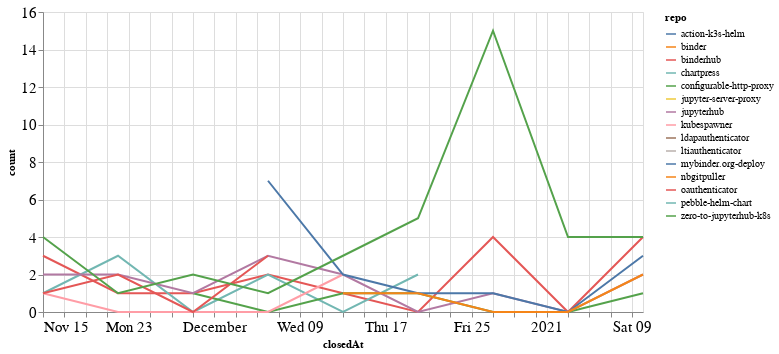

Notebook code for this chart:
### Code cell
closed_by_time = closed_by.groupby('repo').resample('W', on='closedAt').count()['author'].reset_index()
closed_by_time = closed_by_time.rename(columns={'author': 'count'})

alt.Chart(closed_by_time, width=600).mark_line().encode(
    x='closedAt',
    y='count',
    color='repo',
    tooltip="repo"
)

### Figure 1 — Vega-Lite specification as saved in the notebook (floating-point values rounded to 4 significant figures)
{"config": {"axisLeft": {"labelFontSize": 15}, "axisBottom": {"labelFontSize": 15}}, "data": {"name": "data-a8fd975f436df62c6fc7dfc2a174e244"}, "mark": "line", "encoding": {"color": {"type": "nominal", "field": "repo"}, "tooltip": {"type": "nominal", "field": "repo"}, "x": {"type": "temporal", "field": "closedAt"}, "y": {"type": "quantitative", "field": "count"}}, "width": 600, "$schema": "https://vega.github.io/schema/vega-lite/v4.8.1.json", "datasets": {"data-a8fd975f436df62c6fc7dfc2a174e244": [{"repo": "action-k3s-helm", "closedAt": "2021-01-03T00:00:00", "count": 4}, {"repo": "binder", "closedAt": "2020-11-29T00:00:00", "count": 1}, {"repo": "binderhub", "closedAt": "2020-11-15T00:00:00", "count": 3}, {"repo": "binderhub", "closedAt": "2020-11-22T00:00:00", "count": 1}, {"repo": "binderhub", "closedAt": "2020-11-29T00:00:00", "count": 1}, {"repo": "binderhub", "closedAt": "2020-12-06T00:00:00", "count": 2}, {"repo": "binderhub", "closedAt": "2020-12-13T00:00:00", "count": 1}, {"repo": "binderhub", "closedAt": "2020-12-20T00:00:00", "count": 0}, {"repo": "binderhub", "closedAt": "2020-12-27T00:00:00", "count": 4}, {"repo": "binderhub", "closedAt": "2021-01-03T00:00:00", "count": 0}, {"repo": "binderhub", "closedAt": "2021-01-10T00:00:00", "count": 4}, {"repo": "chartpress", "closedAt": "2020-11-15T00:00:00", "count": 1}, {"repo": "chartpress", "closedAt": "2020-11-22T00:00:00", "count": 3}, {"repo": "chartpress", "closedAt": "2020-11-29T00:00:00", "count": 0}, {"repo": "chartpress", "closedAt": "2020-12-06T00:00:00", "count": 2}, {"repo": "chartpress", "closedAt": "2020-12-13T00:00:00", "count": 0}, {"repo": "chartpress", "closedAt": "2020-12-20T00:00:00", "count": 2}, {"repo": "configurable-http-proxy", "closedAt": "2020-11-29T00:00:00", "count": 1}, {"repo": "configurable-http-proxy", "closedAt": "2020-12-06T00:00:00", "count": 0}, {"repo": "configurable-http-proxy", "closedAt": "2020-12-13T00:00:00", "count": 1}, {"repo": "configurable-http-proxy", "closedAt": "2020-12-20T00:00:00", "count": 1}, {"repo": "configurable-http-proxy", "closedAt": "2020-12-27T00:00:00", "count": 0}, {"repo": "configurable-http-proxy", "closedAt": "2021-01-03T00:00:00", "count": 0}, {"repo": "configurable-http-proxy", "closedAt": "2021-01-10T00:00:00", "count": 1}, {"repo": "jupyter-server-proxy", "closedAt": "2021-01-10T00:00:00", "count": 2}, {"repo": "jupyterhub", "closedAt": "2020-11-15T00:00:00", "count": 2}, {"repo": "jupyterhub", "closedAt": "2020-11-22T00:00:00", "count": 2}, {"repo": "jupyterhub", "closedAt": "2020-11-29T00:00:00", "count": 1}, {"repo": "jupyterhub", "closedAt": "2020-12-06T00:00:00", "count": 3}, {"repo": "jupyterhub", "closedAt": "2020-12-13T00:00:00", "count": 2}, {"repo": "jupyterhub", "closedAt": "2020-12-20T00:00:00", "count": 0}, {"repo": "jupyterhub", "closedAt": "2020-12-27T00:00:00", "count": 1}, {"repo": "jupyterhub", "closedAt": "2021-01-03T00:00:00", "count": 0}, {"repo": "jupyterhub", "closedAt": "2021-01-10T00:00:00", "count": 2}, {"repo": "kubespawner", "closedAt": "2020-11-15T00:00:00", "count": 1}, {"repo": "kubespawner", "closedAt": "2020-11-22T00:00:00", "count": 0}, {"repo": "kubespawner", "closedAt": "2020-11-29T00:00:00", "count": 0}, {"repo": "kubespawner", "closedAt": "2020-12-06T00:00:00", "count": 0}, {"repo": "kubespawner", "closedAt": "2020-12-13T00:00:00", "count": 2}, {"repo": "ldapauthenticator", "closedAt": "2020-12-13T00:00:00", "count": 1}, {"repo": "ltiauthenticator", "closedAt": "2020-12-06T00:00:00", "count": 1}, {"repo": "mybinder.org-deploy", "closedAt": "2020-12-06T00:00:00", "count": 7}, {"repo": "mybinder.org-deploy", "closedAt": "2020-12-13T00:00:00", "count": 2}, {"repo": "mybinder.org-deploy", "closedAt": "2020-12-20T00:00:00", "count": 1}, {"repo": "mybinder.org-deploy", "closedAt": "2020-12-27T00:00:00", "count": 1}, {"repo": "mybinder.org-deploy", "closedAt": "2021-01-03T00:00:00", "count": 0}, {"repo": "mybinder.org-deploy", "closedAt": "2021-01-10T00:00:00", "count": 3}, {"repo": "nbgitpuller", "closedAt": "2020-12-13T00:00:00", "count": 1}, {"repo": "nbgitpuller", "closedAt": "2020-12-20T00:00:00", "count": 1}, {"repo": "nbgitpuller", "closedAt": "2020-12-27T00:00:00", "count": 0}, {"repo": "nbgitpuller", "closedAt": "2021-01-03T00:00:00", "count": 0}, {"repo": "nbgitpuller", "closedAt": "2021-01-10T00:00:00", "count": 2}, {"repo": "oauthenticator", "closedAt": "2020-11-15T00:00:00", "count": 1}, {"repo": "oauthenticator", "closedAt": "2020-11-22T00:00:00", "count": 2}, {"repo": "oauthenticator", "closedAt": "2020-11-29T00:00:00", "count": 0}, {"repo": "oauthenticator", "closedAt": "2020-12-06T00:00:00", "count": 3}, {"repo": "pebble-helm-chart", "closedAt": "2020-12-13T00:00:00", "count": 1}, {"repo": "zero-to-jupyterhub-k8s", "closedAt": "2020-11-15T00:00:00", "count": 4}, {"repo": "zero-to-jupyterhub-k8s", "closedAt": "2020-11-22T00:00:00", "count": 1}, {"repo": "zero-to-jupyterhub-k8s", "closedAt": "2020-11-29T00:00:00", "count": 2}, {"repo": "zero-to-jupyterhub-k8s", "closedAt": "2020-12-06T00:00:00", "count": 1}, {"repo": "zero-to-jupyterhub-k8s", "closedAt": "2020-12-13T00:00:00", "count": 3}, {"repo": "zero-to-jupyterhub-k8s", "closedAt": "2020-12-20T00:00:00", "count": 5}, {"repo": "zero-to-jupyterhub-k8s", "closedAt": "2020-12-27T00:00:00", "count": 15}, {"repo": "zero-to-jupyterhub-k8s", "closedAt": "2021-01-03T00:00:00", "count": 4}, {"repo": "zero-to-jupyterhub-k8s", "closedAt": "2021-01-10T00:00:00", "count": 4}]}}
